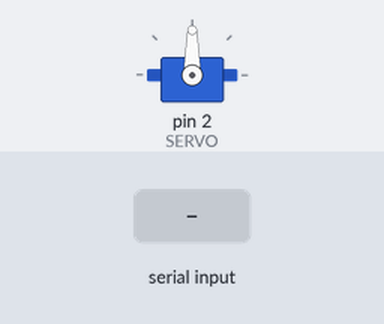
Bench run of a sketch on a simulated Arduino Uno, built with avr-gcc and run on an emulated ATmega328P. Parts: servo. Inputs (shaded band) come from the test bench.

Above: at 1.5 s.
1.6 s: byte 30 received over Serial
At 2.8 s:
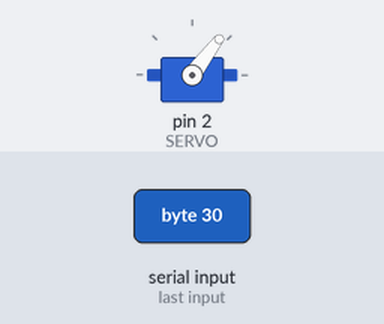
3.1 s: byte 90 received over Serial
At 3.9 s:
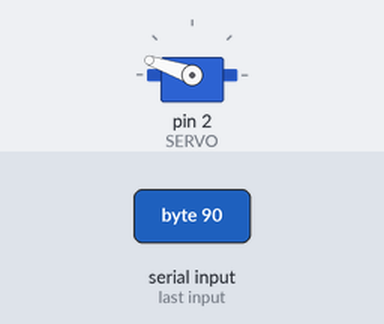
4.6 s: byte 120 received over Serial
At 5.0 s:
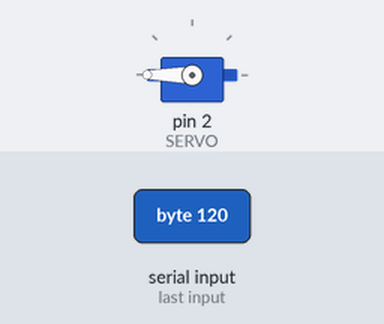
Timing chart, 0 to 7.6 s (numbered marks = the images above; inputs shaded):
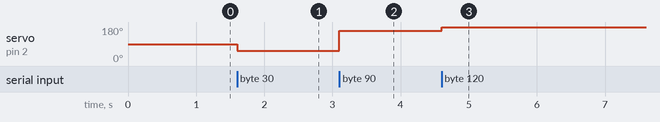

Measured:
- after the input at 1.6 s, servo on pin 2 (SERVO): 90° → 53° at once
- after the input at 3.1 s, servo on pin 2 (SERVO): 53° → 161° at once
- after the input at 4.6 s, servo on pin 2 (SERVO): 161° → 180° at once

The sketch:

clutterometer.ino
```cpp
#include <Servo.h>      // include the servo library

Servo servoMotor;       // creates an instance of the servo object to control a servo

const int SERVO = 2; // the servo is connected to this pin

int clutter = 0; // the amount of clutter, sent via serial FROM Processing
long now = 0;

void setup() {
  pinMode(SERVO, OUTPUT);
  // open serial communications
  Serial.begin(9600);
  servoMotor.attach(SERVO);
  delay(300);
}

void loop() {
  now = millis();
  readData();
}

void readData() {
  if (Serial.available() > 0) {
    clutter = Serial.read();
    //if (now % 500 < 100) { // write servo position approx every .5 seconds
      int servoAngle = map(clutter, 0, 100, 0, 179);
      servoMotor.write(servoAngle);
    //}
  }
}
```
